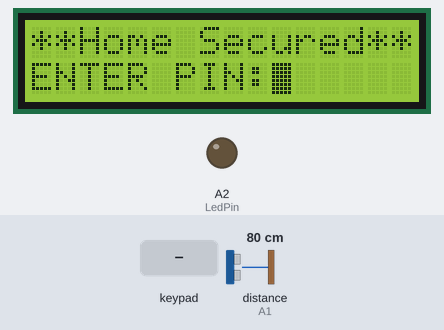
This sketch was run on a simulated Arduino Uno, built with avr-gcc and run on an emulated ATmega328P. On the bench: 16×2 character LCD, output pins drawn as LEDs (lit = HIGH). Dashed ring = blinking. The test bench sets the inputs (shaded band); at power-on: distance to the obstacle (sensor on A1) 80 cm. The echo pulse lasts 58.3 µs per cm.

Above: at 1.2 s.
1.3 s: distance to the obstacle (sensor on A1) set to 56 cm
2.8 s: distance to the obstacle (sensor on A1) set to 46 cm
At 2.82 s:
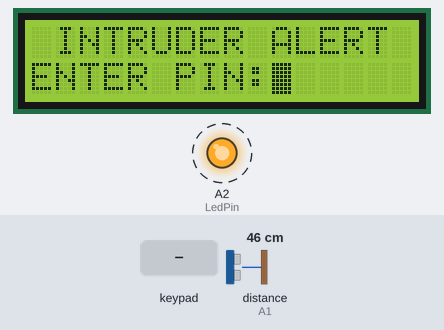
4.5 s: keypad keys 1 2 3 4 pressed 0.4 s apart
At 7.0 s:
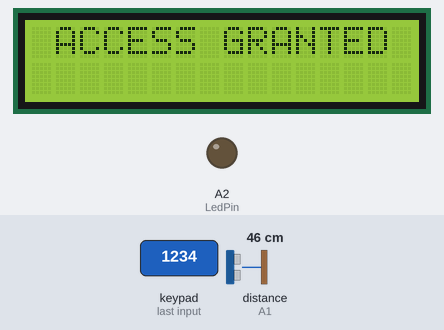
7.6 s: key '#' pressed
At 10.5 s:
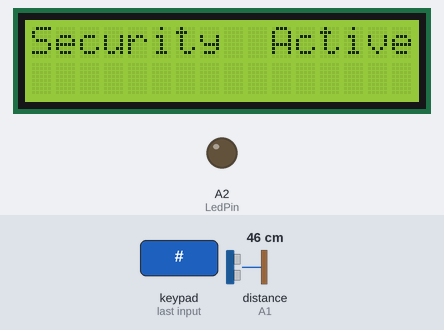
10.6 s: keypad keys 9 8 7 6 pressed 0.4 s apart
At 15.0 s:
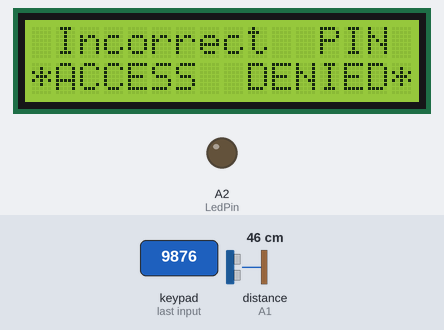
Timing chart, 0 to 16.5 s (numbered marks = the images above; inputs shaded):
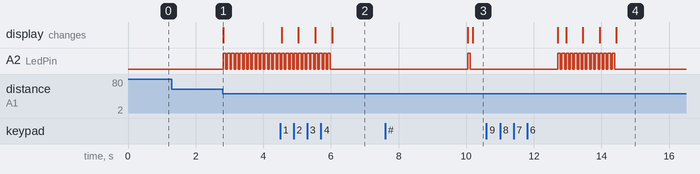

Measured:
- the behaviour switches between 51 and 50 cm on distance to the obstacle (sensor on A1) (found by bisection; images 0 and 1)
- after the input at 1.3 s, every drawn part: stays the same
- after the input at 2.8 s, A2 (LedPin): alternates HIGH for 0.08 s and LOW for 0.04 s, starting at once; the display: changes at once (image 1)
- after the input at 4.5 s, A2 (LedPin): goes on until 6.0 s, then stays LOW; the display: first changes at once (image 2 shows a later state)
- after the input at 7.6 s, the display: first differs from a run without the input after 2.6 s (image 3)
- after the input at 10.6 s, A2 (LedPin): goes on until 14.4 s, then stays LOW; the display: first differs from a run without the input after 2.4 s (image 4 shows a later state)

The sketch:

HomeSecurity.ino
```cpp
/*
Name:    HomeAlarm.ino
Author:  Mochitele Seleme
*/

#pragma region Libraries
#include <Keypad.h>
#include <Key.h>
#include <LiquidCrystal.h>
#include <Ultrasonic.h>
#pragma endregion

#pragma region Pin Setups
//Keypad setup
const byte ROWS = 4; //four rows
const byte COLS = 4; //four columns
char keys[ROWS][COLS] =
{
	{ '1','2','3','A' },
	{ '4','5','6','B' },
	{ '7','8','9','C' },
	{ '*','0','#','D' }
};
byte rowPins[ROWS] = { 9, 8, 7, 6 }; //connect to the row pinouts of the kpd
byte colPins[COLS] = { 5, 4, 3, 2 }; //connect to the column pinouts of the kpd
Keypad keypad = Keypad(makeKeymap(keys), rowPins, colPins, ROWS, COLS);
// initialize the library with the numbers of the interface pins
LiquidCrystal lcd(13, 12, 11, 10, 1, 0);
#pragma endregion

#pragma region Variables
//Variables to be used
int Counter = 0;
int NumDetections = 1;
String Password = "1234";
const int PIN_LENGTH = 4;
const int MAX_DISTANCE = 51;
char InputPassword[PIN_LENGTH];
bool LockeState = true;
bool ActiveAlarm = false;
int AccessGranted = 13;
int TrigPin = A0;
int EchoPin = A1;
int LedPin = A2;
int Distance;
Ultrasonic ultrasonic(TrigPin, EchoPin);
#pragma endregion

#pragma region Program Boot
void setup()
{
	lcd.begin(16, 2);
	pinMode(LedPin, OUTPUT);
	SetLocked(LockeState);
}
#pragma endregion

void loop()
{
	Distance = ultrasonic.Ranging(CM);
	char PressedKey = keypad.getKey();
	//Checking if a correct key was pressed
	if (LockeState)
	{
		if (PressedKey)
			CheckPin(PressedKey);
		if (IsInstruded(Distance))
		{
			if (NumDetections > 0)
			{
				lcd.clear();
				lcd.print(" INTRUDER ALERT ");
				lcd.setCursor(0, 1);
				lcd.print("ENTER PIN:");
				lcd.setCursor(10, 1);
				lcd.blink();
				ActiveAlarm = true;
				NumDetections--;
			}
		}
		if (ActiveAlarm)
		{
			digitalWrite(LedPin, HIGH);
			delay(80);
			digitalWrite(LedPin, LOW);
			delay(40);
		}
	}
	else
	{
		if (PressedKey == '#')
		{
			lcd.clear();
			lcd.print("Security  Active");
			delay(2500);
			SetLocked(LockeState);
		}
	}
}
//Checking if the the password is correct
bool IsCorrectPassword(char Input[], String CorrectPassord)
{
	for (int i = 0; i < PIN_LENGTH; i++)
	{
		if (Input[i] != CorrectPassord[i])
			return false;
	}
	return true;
}
//Password input
void EnterPassword(char PressedKey, char Input[], int& Index)
{
	Input[Index] = PressedKey;
	Index++;
}
//Locking the alarm system
void SetLocked(bool& IsLocked)
{
	lcd.clear();
	lcd.print("**Home Secured**");
	lcd.setCursor(0, 1);
	lcd.print("ENTER PIN:");
	lcd.setCursor(10, 1);
	lcd.blink();
	IsLocked = true;
}
//Unlocking the alarm system
void SetUnlocked(bool& IsLocked)
{
	lcd.clear();
	lcd.println("Community Safety");
	lcd.setCursor(0, 1);
	lcd.print("Hold # To Secure");
	IsLocked = false;
	ActiveAlarm = false;
	digitalWrite(LedPin, LOW);
}
//Checking if theres movements
bool IsInstruded(int Distance)
{
	if (Distance < MAX_DISTANCE)
		return true;
	else
		return false;
}
//If the user enters an incorrect pin
void AccessDenied()
{
	lcd.setCursor(0, 0);
	lcd.clear();
	lcd.print(" Incorrect  PIN ");
	lcd.setCursor(0, 1);
	lcd.print("*ACCESS  DENIED*");
	delay(4000);
}
//Checking if the pin input is valid
void CheckPin(char PressedKey)
{
	EnterPassword(PressedKey, InputPassword, Counter);
	lcd.print('*');
	if (Counter >= PIN_LENGTH)
	{
		if (IsCorrectPassword(InputPassword, Password))
		{
			lcd.clear();
			lcd.print(" ACCESS GRANTED ");
			delay(4000);
			NumDetections = 1;
			SetUnlocked(LockeState);
		}
		else
		{
			AccessDenied();
			SetLocked(LockeState);
		}
		Counter = 0;
	}
}
```
